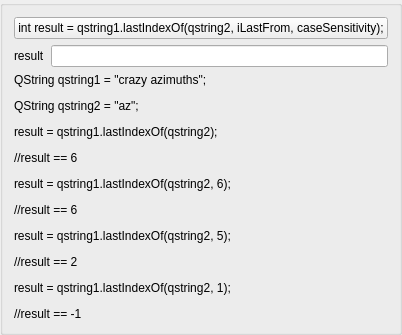
           <widget class="QGroupBox" name="groupBox_17">
            <property name="title">
             <string/>
            </property>
            <layout class="QGridLayout" name="gridLayout_16">
             <item row="0" column="0" colspan="2">
              <widget class="QPushButton" name="pbLastIndexOf">
               <property name="text">
                <string>int result = qstring1.lastIndexOf(qstring2, iLastFrom, caseSensitivity);</string>
               </property>
              </widget>
             </item>
             <item row="1" column="0">
              <widget class="QLabel" name="label_30">
               <property name="text">
                <string>result</string>
               </property>
              </widget>
             </item>
             <item row="1" column="1">
              <widget class="QLineEdit" name="leLastIndexOfResult"/>
             </item>
             <item row="2" column="0" colspan="2">
              <widget class="QLabel" name="label_31">
               <property name="text">
                <string>&lt;html&gt;&lt;head/&gt;&lt;body&gt;&lt;p&gt;QString qstring1 = &amp;quot;crazy azimuths&amp;quot;;&lt;/p&gt;&lt;p&gt;QString qstring2 = &amp;quot;az&amp;quot;;&lt;/p&gt;&lt;p&gt;result = qstring1.lastIndexOf(qstring2);&lt;/p&gt;&lt;p&gt;//result == 6&lt;/p&gt;&lt;p&gt;result = qstring1.lastIndexOf(qstring2, 6);&lt;/p&gt;&lt;p&gt;//result == 6&lt;/p&gt;&lt;p&gt;result = qstring1.lastIndexOf(qstring2, 5);&lt;/p&gt;&lt;p&gt;//result == 2&lt;/p&gt;&lt;p&gt;result = qstring1.lastIndexOf(qstring2, 1);&lt;/p&gt;&lt;p&gt;//result == -1&lt;/p&gt;&lt;/body&gt;&lt;/html&gt;</string>
               </property>
              </widget>
             </item>
            </layout>
           </widget>
